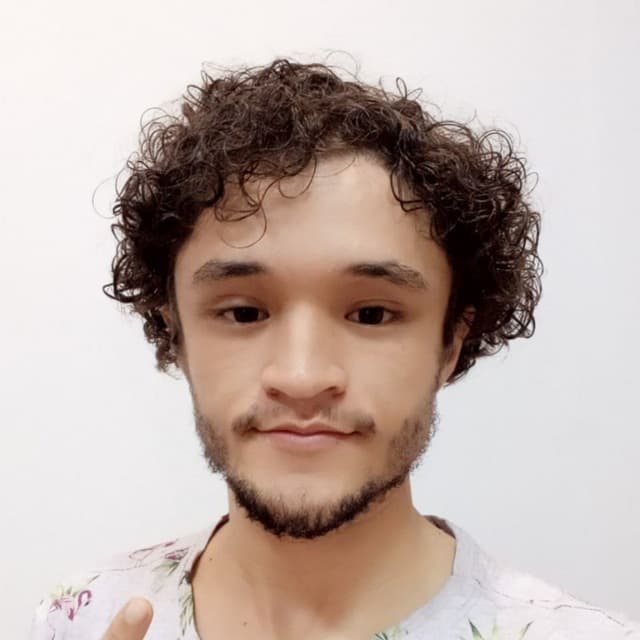
#> input picture images/pp.jpg, 640 x 640 px, found by its file name
$ python faces_detection.py
#> lines starting #> are read from the running program, lines starting #| are printed output that depends on the picture
# Filter link: https://scikit-image.org/docs/stable/auto_examples/applications/plot_face_detection.html#sphx-glr-auto-examples-applications-plot-face-detection-py
from skimage import data
from matplotlib import patches
from skimage.feature import Cascade
import matplotlib.pyplot as plt

# Load the trained file from the module root.
trained_file = data.lbp_frontal_face_cascade_filename()

# Initialize the detector cascade.
detector = Cascade(trained_file)

from PIL import Image
from numpy import asarray

# Open the image form working directory
file_image = Image.open("images/pp.jpg")
#> file_image is the input picture: PIL image 640x640 RGB; mean R, G, B 192.7, 177, 170.5

# convert image to numpy array
image = asarray(file_image)

detected = detector.detect_multi_scale(
    img=image, scale_factor=1.2, step_ratio=1, min_size=(60, 60), max_size=(500, 500)
)
#> detected = 2 items

plt.imshow(image)
iamge_shape = plt.gca()
plt.set_cmap("gray")

for patch in detected:

    iamge_shape.add_patch(
        patches.Rectangle(
            (patch["c"], patch["r"]),
            patch["width"],
            patch["height"],
            fill=False,
            color="g",
            linewidth=2,
        )
    )
#> this loop made 2 passes
#> patch on passes 1 to 2: {'r': 179, 'c': 113, 'width': 363, 'height': 363}, {'r': 191, 'c': 156, 'width': 304, 'height': 304}

plt.show()
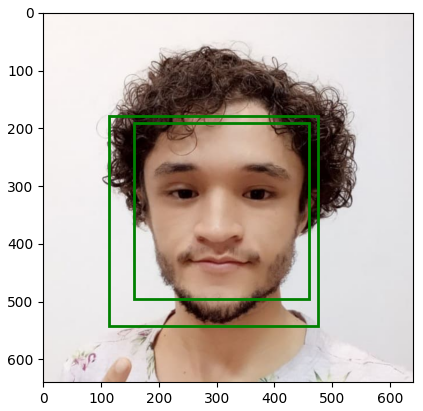
#> figure drawn by matplotlib, 1 panel
